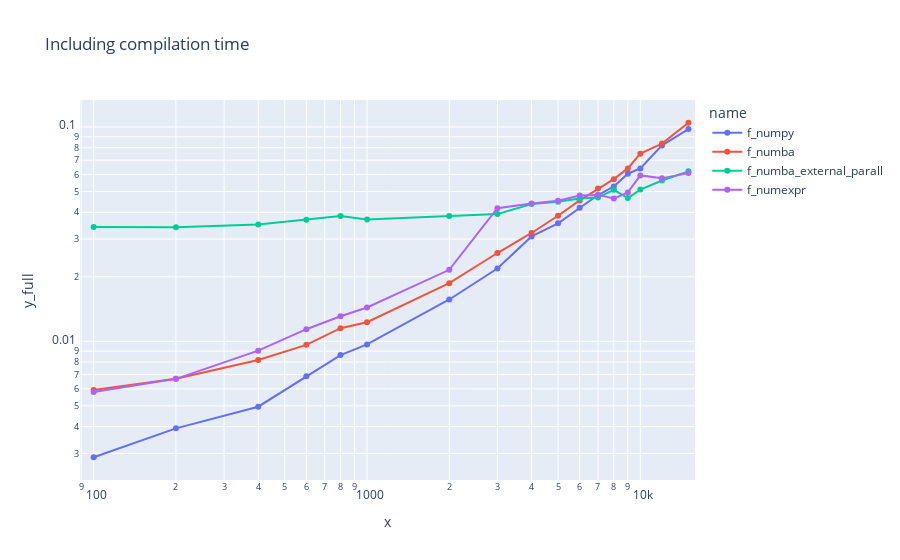

The notebook cell saved with this chart:
### Code cell
fig = px.line(df, x='x', y='y_full', color='name', 
              log_x=True, log_y=True, markers=True, title='Including compilation time')
fig.update_xaxes(range=[1.95, 4.2])
fig.show()

### Figure 1 — Plotly figure (JSON) as saved in the notebook; plotly's stock layout.template omitted (floating-point values rounded to 4 significant figures)
{"data": [{"hovertemplate": "name=f_numpy<br>x=%{x}<br>y_full=%{y}<extra></extra>", "legendgroup": "f_numpy", "line": {"color": "#636efa", "dash": "solid"}, "marker": {"symbol": "circle"}, "mode": "markers+lines", "name": "f_numpy", "orientation": "v", "showlegend": true, "type": "scatter", "x": [100, 200, 400, 600, 800, 1000, 2000, 3000, 4000, 5000, 6000, 7000, 8000, 9000, 10000, 12000, 15000], "xaxis": "x", "y": [0.002878, 0.003925, 0.004954, 0.006876, 0.008623, 0.00967, 0.01567, 0.02185, 0.03087, 0.03552, 0.04199, 0.04816, 0.05281, 0.06054, 0.06401, 0.08207, 0.09785], "yaxis": "y"}, {"hovertemplate": "name=f_numba<br>x=%{x}<br>y_full=%{y}<extra></extra>", "legendgroup": "f_numba", "line": {"color": "#EF553B", "dash": "solid"}, "marker": {"symbol": "circle"}, "mode": "markers+lines", "name": "f_numba", "orientation": "v", "showlegend": true, "type": "scatter", "x": [100, 200, 400, 600, 800, 1000, 2000, 3000, 4000, 5000, 6000, 7000, 8000, 9000, 10000, 12000, 15000], "xaxis": "x", "y": [0.005924, 0.006696, 0.008178, 0.009629, 0.01152, 0.01228, 0.01868, 0.02582, 0.03203, 0.03855, 0.04545, 0.05162, 0.05712, 0.0641, 0.0751, 0.08367, 0.1047], "yaxis": "y"}, {"hovertemplate": "name=f_numba_external_parall<br>x=%{x}<br>y_full=%{y}<extra></extra>", "legendgroup": "f_numba_external_parall", "line": {"color": "#00cc96", "dash": "solid"}, "marker": {"symbol": "circle"}, "mode": "markers+lines", "name": "f_numba_external_parall", "orientation": "v", "showlegend": true, "type": "scatter", "x": [100, 200, 400, 600, 800, 1000, 2000, 3000, 4000, 5000, 6000, 7000, 8000, 9000, 10000, 12000, 15000], "xaxis": "x", "y": [0.03415, 0.03406, 0.03504, 0.03693, 0.03842, 0.037, 0.03841, 0.03923, 0.04368, 0.04485, 0.04634, 0.04688, 0.05094, 0.04658, 0.05106, 0.05627, 0.06209], "yaxis": "y"}, {"hovertemplate": "name=f_numexpr<br>x=%{x}<br>y_full=%{y}<extra></extra>", "legendgroup": "f_numexpr", "line": {"color": "#ab63fa", "dash": "solid"}, "marker": {"symbol": "circle"}, "mode": "markers+lines", "name": "f_numexpr", "orientation": "v", "showlegend": true, "type": "scatter", "x": [100, 200, 400, 600, 800, 1000, 2000, 3000, 4000, 5000, 6000, 7000, 8000, 9000, 10000, 12000, 15000], "xaxis": "x", "y": [0.005807, 0.006682, 0.009048, 0.01139, 0.01309, 0.01439, 0.02157, 0.0418, 0.04396, 0.0453, 0.04788, 0.04823, 0.04635, 0.0495, 0.05945, 0.0576, 0.06104], "yaxis": "y"}], "layout": {"legend": {"title": {"text": "name"}, "tracegroupgap": 0}, "title": {"text": "Including compilation time"}, "xaxis": {"anchor": "y", "domain": [0, 1], "range": [1.95, 4.2], "title": {"text": "x"}, "type": "log"}, "yaxis": {"anchor": "x", "domain": [0, 1], "title": {"text": "y_full"}, "type": "log"}}}
